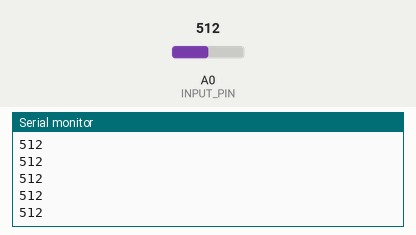
The sketch below on a simulated Arduino Uno, built with avr-gcc and run on an emulated ATmega328P. Shown: the last lines printed to the serial monitor. The inputs (shaded band) are chosen by the test bench; at power-on: A0 (INPUT_PIN) = 512.

Above: at 1.2 s.
1.3 s: A0 (INPUT_PIN) set to 716
At 1.37 s:
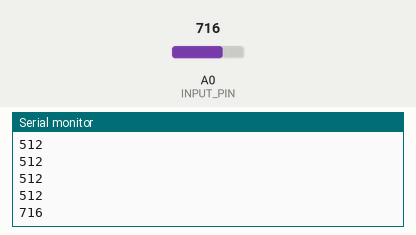
2.8 s: A0 (INPUT_PIN) set to 900
At 3.0 s:
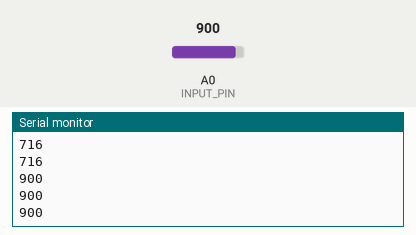
Timing chart, 0 to 5.8 s (numbered marks = the images above; inputs shaded):
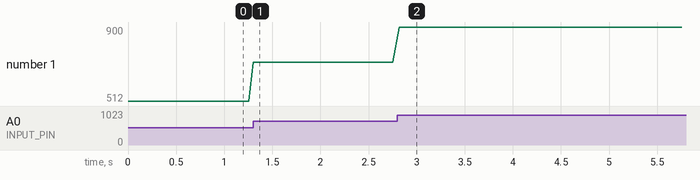

Measured:
- after the input at 1.3 s, the serial monitor: prints a new line at once (image 1)
- after the input at 2.8 s, the serial monitor: prints a new line at once (image 2)
- plotted number 1: 512 → 716 after the input at 1.3 s, 716 → 900 after the input at 2.8 s

The sketch:

FixedSampling.ino
```cpp
// Fixed Sampling - BioAmp EXG Pill
// https://github.com/upsidedownlabs/BioAmp-EXG-Pill

// Upside Down Labs invests time and resources providing this open source code,
// please support Upside Down Labs and open-source hardware by purchasing
// products from Upside Down Labs!

// Copyright (c) 2021 Upside Down Labs - contact@upsidedownlabs.tech

// Permission is hereby granted, free of charge, to any person obtaining a copy
// of this software and associated documentation files (the "Software"), to deal
// in the Software without restriction, including without limitation the rights
// to use, copy, modify, merge, publish, distribute, sublicense, and/or sell
// copies of the Software, and to permit persons to whom the Software is
// furnished to do so, subject to the following conditions:

// The above copyright notice and this permission notice shall be included in all
// copies or substantial portions of the Software.

// THE SOFTWARE IS PROVIDED "AS IS", WITHOUT WARRANTY OF ANY KIND, EXPRESS OR
// IMPLIED, INCLUDING BUT NOT LIMITED TO THE WARRANTIES OF MERCHANTABILITY,
// FITNESS FOR A PARTICULAR PURPOSE AND NONINFRINGEMENT. IN NO EVENT SHALL THE
// AUTHORS OR COPYRIGHT HOLDERS BE LIABLE FOR ANY CLAIM, DAMAGES OR OTHER
// LIABILITY, WHETHER IN AN ACTION OF CONTRACT, TORT OR OTHERWISE, ARISING FROM,
// OUT OF OR IN CONNECTION WITH THE SOFTWARE OR THE USE OR OTHER DEALINGS IN THE
// SOFTWARE.

#define SAMPLE_RATE 125
#define BAUD_RATE 115200
#define INPUT_PIN A0


void setup() {
	// Serial connection begin
	Serial.begin(BAUD_RATE);
}

void loop() {
	// Calculate elapsed time
	static unsigned long past = 0;
	unsigned long present = micros();
	unsigned long interval = present - past;
	past = present;

	// Run timer
	static long timer = 0;
	timer -= interval;

	// Sample
	if(timer < 0){
		timer += 1000000 / SAMPLE_RATE;
		int sensor_value = analogRead(INPUT_PIN);
		Serial.println(sensor_value);
	}
}
```
